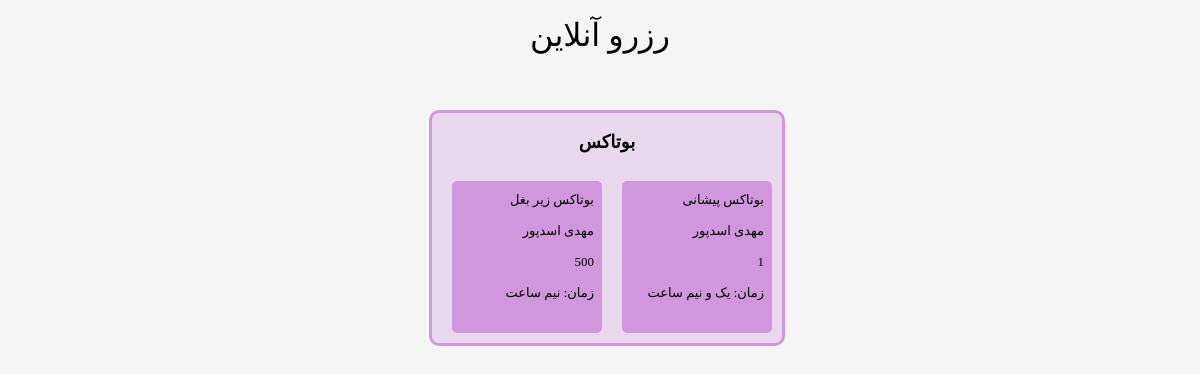
Screenshot of /reserv/reserv/ (signed in) with the database file from the repository.
### jobs_app/models.py (models this page shows, shortened)
class workmodel(models.Model):
    work = models.CharField(max_length=150, default='تزریقات')
    detalework = models.CharField(max_length=150 , default='تزریقات')
    person = models.CharField(max_length=150,default='من')
    time = models.CharField(max_length=50, default='امروز')
    cast = models.CharField(max_length=150, default='0')

### reserv_app/views.py (the view, shortened to what this page needs)
# urls.py: path('reserv/',views.reservdef),
def reservdef(request):
    if request.user.is_authenticated:
        users = accuntmodel.objects.all()
        for user in users:
            if user.melicode == request.user.username:
                level[0] = user.level
                ferstname_user = user.firstname
                lastname_user = user.lastname
                mellicoduser[0] = user.melicode
        filesendbutton = request.POST.get("filesendbutton")
        inject_botax  = request.POST.get("r1")
        illnes  = request.POST.get("r2")
        drug = request.POST.get("drug")
        sensivety  = request.POST.get("r3")
        pregnancy  = request.POST.get("r4")
        date_finaly = request.POST.get("date_finaly")
        image_full  = request.POST.get("c1")
        image_semi = request.POST.get('c2')
        image_not =request.POST.get("c3")
        satisfact = request.POST.get("c4")
        inputwork = request.POST.get("inputwork")
        timeselect = request.POST.get("timeselect")
        works = workmodel.objects.all()
        ww.clear()
        ww.append('start')
        for w in works :
            a = 0
            for x in ww :
                if x ==  w.work :
                    a = 1
            if a == 0 :
                ww.append(w.work)
        ww.pop(0)
        c = 0
        return render(request,'reserv.html',context={'works':works,
                                                 'job':ww,
                                                 'shamsiarray':shamsiarray,
                                                 })
    else:
        loginetebar[0] = "false"
        return render(request,'home.html',context={"loginetebar":loginetebar[0]})

### templates/reserv.html (shortened to what this page needs)
{% load static %}
<!DOCTYPE html>
<html lang="en">
<head>
    <link rel="stylesheet" type="text/css" href= "{% static "/css/reser.css" %}">
</head>
<body>
<form method="POST">
    <div >
        <p id="titr">
            رزرو آنلاین
        </p>
    </div>
    {% for w in job %}
        <div class="maine" >
                        <div class="textbox" >
                            <p class="textobject" >
                                {{ w }}
                            </p>
                        </div>
             <div class="effectse" >
                {% for d in works %}
                    {% if d.work == w %}
                        <button type="submit" class="effects__iteme " name="inputwork" value="{{ forloop.counter0 }}">
                            <p class="effects__name" >{{ d.work }} {{ d.detalework }}</p>
                            <p class="effects__name" >{{ d.person }}</p>
                            <p class="effects__name" >{{ d.cast }}</p>
                            <p class="effects__name" >زمان: {{ d.time }}</p>
                        </button>
                    {% endif %}
                {% endfor %}
             </div>
        </div>
        <br>
    {% endfor %}
</form>
</body>
</html>

### static/css/reser.css (style rules this page uses)
html { box-sizing: border-box; }
:root { --test : rgb(209, 151, 220); --vred:209; --vgreen:151; --vblue:220; --ghotr:3px; --contrast:1; --ekhtelaf:0.7; }
body { direction: rtl; margin: 10px; font-family: cursive; background: whitesmoke; min-height: 100vh; }
#titr { position: absolute; width: 100%; top: -2%; font-family:Tahoma; color: black; text-align: center; font-size: xx-large; }
.maine { position: relative; width: 350px; height: 230px; top: 100px; left: calc(-50% + 175px); display: flex; flex-direction: column; background-color: rgb(var(--vred), var(--vgreen), var(--vblue),calc(var(--contrast) - var(--ekhtelaf))); border-top: var(--ghotr) outset rgb(var(--vred), var(--vgreen), var(--vblue),var(--contrast)); border-left:var(--ghotr) outset rgb(var(--vred), var(--vgreen), var(--vblue),var(--contrast)); border-right:var(--ghotr) inset rgb(var(--vred), var(--vgreen), var(--vblue),var(--contrast)); border-bottom:var(--ghotr) inset rgb(var(--vred), var(--vgreen), var(--vblue),var(--contrast)); border-radius: 10px; }
.textbox { display: inline-block; position: relative; font-family:Tahoma; color: black; text-align: center; font-size:large ; font-weight: bold; }
.textobject { position: relative; }
.effectse { position: relative; top: 0px; left: 0%; width: 100%; display: flex; flex-flow: row nowrap; overflow: auto; padding: 0px 0; flex: 10 10 150px; border-radius: 5px; margin: 0px ; padding: 0px ; }
.effects__iteme { display: flex; flex-direction: column; flex: 0 0 150px; margin: 0 10px; background: rgb(var(--vred), var(--vgreen), var(--vblue),var(--contrast)); border: 2px solid rgb(var(--vred), var(--vgreen), var(--vblue),var(--contrast)); border-radius: 5px; cursor: pointer; overflow: hidden; padding-bottom: 10px; margin: 10px; transition: .3s border; line-height: 5px; }
.effects__name { color:black; position: relative; font-size: small; transition: .3s color; font-family: "B Yekan"; }

### rows the page displays
workmodel: job "بوتاکس", work "بوتاکس", detalework "پیشانی", person "مهدی اسدپور", time "یک و نیم ساعت"
workmodel: work "بوتاکس", detalework "زیر بغل", person "مهدی اسدپور", cast "500", time "نیم ساعت"
